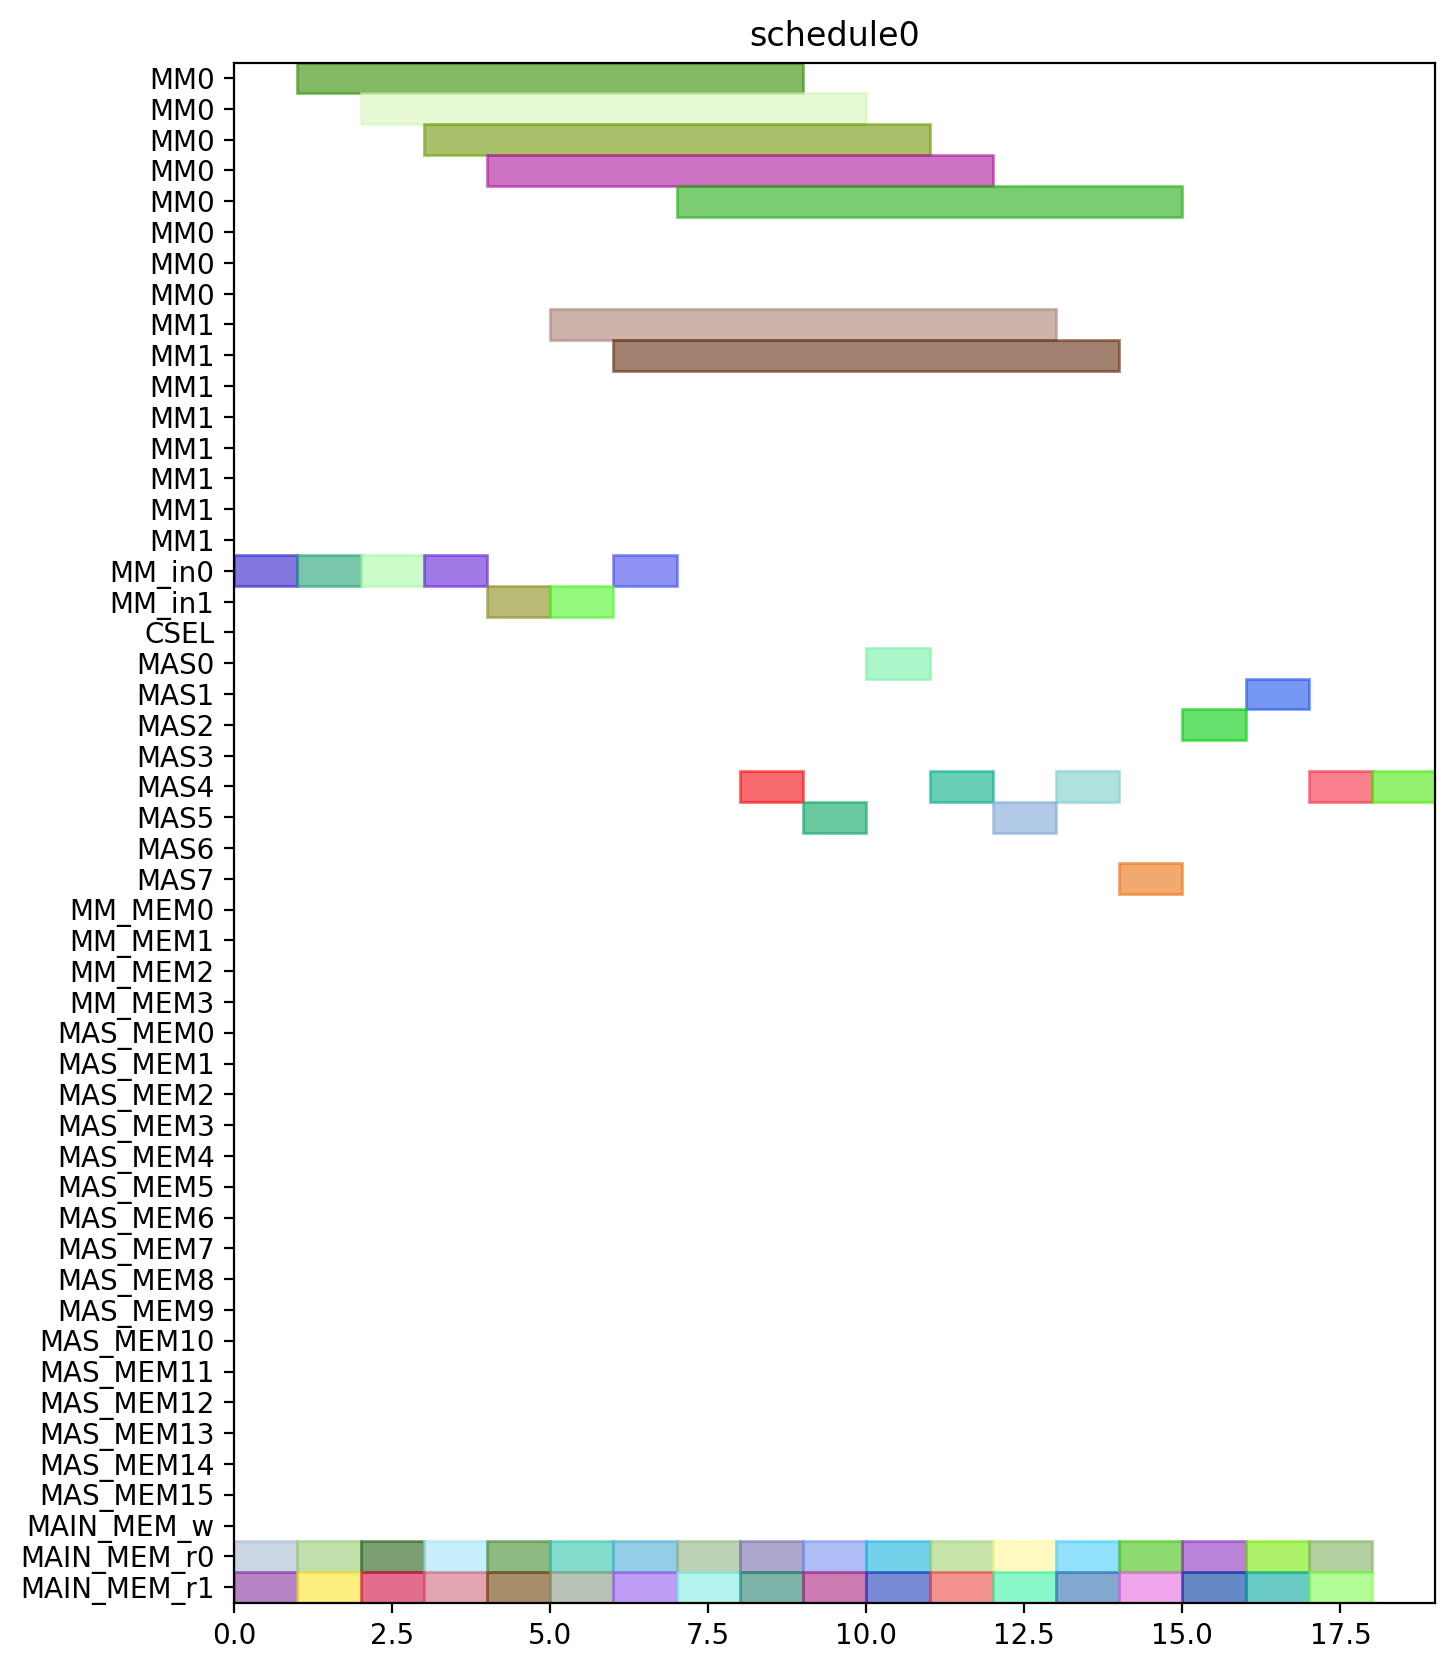

The Python source for this figure:
from pyschedule import Scenario, solvers, plotters, alt


def solve():
	horizon = 120
	S = Scenario("schedule0", horizon=horizon)

	# resource
	MM = S.Resources('MM', num=2, size=8)
	MM_in = S.Resources('MM_in', num=2)
	CSEL = S.Resource('CSEL')
	MAS = S.Resources('MAS', num=8, size=1, periods=range(1, horizon))
	MM_MEM = S.Resources('MM_MEM', num=4)
	MAS_MEM = S.Resources('MAS_MEM', num=16)
	MAIN_MEM_w = S.Resource('MAIN_MEM_w', size=1)
	MAIN_MEM_r = S.Resources('MAIN_MEM_r', num=2)

	# result of previous scheduling

	# new tasks
	t0_t0 = S.Task('t0_t0', length=1, delay_cost=1)
	t0_t0 += alt(MAS)
	t0_t0_mem0 = S.Task('t0_t0_mem0', length=1, delay_cost=1)
	t0_t0_mem0 += MAIN_MEM_r[0]
	S += t0_t0_mem0 <= t0_t0

	t0_t0_mem1 = S.Task('t0_t0_mem1', length=1, delay_cost=1)
	t0_t0_mem1 += MAIN_MEM_r[1]
	S += t0_t0_mem1 <= t0_t0

	t0_t1 = S.Task('t0_t1', length=1, delay_cost=1)
	t0_t1 += alt(MAS)
	t0_t1_mem0 = S.Task('t0_t1_mem0', length=1, delay_cost=1)
	t0_t1_mem0 += MAIN_MEM_r[0]
	S += t0_t1_mem0 <= t0_t1

	t0_t1_mem1 = S.Task('t0_t1_mem1', length=1, delay_cost=1)
	t0_t1_mem1 += MAIN_MEM_r[1]
	S += t0_t1_mem1 <= t0_t1

	t0_t3 = S.Task('t0_t3', length=8, delay_cost=1)
	t0_t3 += alt(MM)
	t0_t3_in = S.Task('t0_t3_in', length=1, delay_cost=1)
	t0_t3_in += alt(MM_in)
	S += t0_t3_in*MM_in[0]<=t0_t3*MM[0]
	S += t0_t3_in*MM_in[1]<=t0_t3*MM[1]
	t0_t3_mem0 = S.Task('t0_t3_mem0', length=1, delay_cost=1)
	t0_t3_mem0 += MAIN_MEM_r[0]
	S += t0_t3_mem0 <= t0_t3

	t0_t3_mem1 = S.Task('t0_t3_mem1', length=1, delay_cost=1)
	t0_t3_mem1 += MAIN_MEM_r[1]
	S += t0_t3_mem1 <= t0_t3

	t1_t0 = S.Task('t1_t0', length=1, delay_cost=1)
	t1_t0 += alt(MAS)
	t1_t0_mem0 = S.Task('t1_t0_mem0', length=1, delay_cost=1)
	t1_t0_mem0 += MAIN_MEM_r[0]
	S += t1_t0_mem0 <= t1_t0

	t1_t0_mem1 = S.Task('t1_t0_mem1', length=1, delay_cost=1)
	t1_t0_mem1 += MAIN_MEM_r[1]
	S += t1_t0_mem1 <= t1_t0

	t1_t1 = S.Task('t1_t1', length=1, delay_cost=1)
	t1_t1 += alt(MAS)
	t1_t1_mem0 = S.Task('t1_t1_mem0', length=1, delay_cost=1)
	t1_t1_mem0 += MAIN_MEM_r[0]
	S += t1_t1_mem0 <= t1_t1

	t1_t1_mem1 = S.Task('t1_t1_mem1', length=1, delay_cost=1)
	t1_t1_mem1 += MAIN_MEM_r[1]
	S += t1_t1_mem1 <= t1_t1

	t1_t3 = S.Task('t1_t3', length=8, delay_cost=1)
	t1_t3 += alt(MM)
	t1_t3_in = S.Task('t1_t3_in', length=1, delay_cost=1)
	t1_t3_in += alt(MM_in)
	S += t1_t3_in*MM_in[0]<=t1_t3*MM[0]
	S += t1_t3_in*MM_in[1]<=t1_t3*MM[1]
	t1_t3_mem0 = S.Task('t1_t3_mem0', length=1, delay_cost=1)
	t1_t3_mem0 += MAIN_MEM_r[0]
	S += t1_t3_mem0 <= t1_t3

	t1_t3_mem1 = S.Task('t1_t3_mem1', length=1, delay_cost=1)
	t1_t3_mem1 += MAIN_MEM_r[1]
	S += t1_t3_mem1 <= t1_t3

	t2_t2 = S.Task('t2_t2', length=1, delay_cost=1)
	t2_t2 += alt(MAS)
	t2_t2_mem0 = S.Task('t2_t2_mem0', length=1, delay_cost=1)
	t2_t2_mem0 += MAIN_MEM_r[0]
	S += t2_t2_mem0 <= t2_t2

	t2_t2_mem1 = S.Task('t2_t2_mem1', length=1, delay_cost=1)
	t2_t2_mem1 += MAIN_MEM_r[1]
	S += t2_t2_mem1 <= t2_t2

	t5_t0 = S.Task('t5_t0', length=8, delay_cost=1)
	t5_t0 += alt(MM)
	t5_t0_in = S.Task('t5_t0_in', length=1, delay_cost=1)
	t5_t0_in += alt(MM_in)
	S += t5_t0_in*MM_in[0]<=t5_t0*MM[0]
	S += t5_t0_in*MM_in[1]<=t5_t0*MM[1]
	t5_t0_mem0 = S.Task('t5_t0_mem0', length=1, delay_cost=1)
	t5_t0_mem0 += MAIN_MEM_r[0]
	S += t5_t0_mem0 <= t5_t0

	t5_t0_mem1 = S.Task('t5_t0_mem1', length=1, delay_cost=1)
	t5_t0_mem1 += MAIN_MEM_r[1]
	S += t5_t0_mem1 <= t5_t0

	t5_t1 = S.Task('t5_t1', length=8, delay_cost=1)
	t5_t1 += alt(MM)
	t5_t1_in = S.Task('t5_t1_in', length=1, delay_cost=1)
	t5_t1_in += alt(MM_in)
	S += t5_t1_in*MM_in[0]<=t5_t1*MM[0]
	S += t5_t1_in*MM_in[1]<=t5_t1*MM[1]
	t5_t1_mem0 = S.Task('t5_t1_mem0', length=1, delay_cost=1)
	t5_t1_mem0 += MAIN_MEM_r[0]
	S += t5_t1_mem0 <= t5_t1

	t5_t1_mem1 = S.Task('t5_t1_mem1', length=1, delay_cost=1)
	t5_t1_mem1 += MAIN_MEM_r[1]
	S += t5_t1_mem1 <= t5_t1

	t5_t2 = S.Task('t5_t2', length=1, delay_cost=1)
	t5_t2 += alt(MAS)
	t5_t2_mem0 = S.Task('t5_t2_mem0', length=1, delay_cost=1)
	t5_t2_mem0 += MAIN_MEM_r[0]
	S += t5_t2_mem0 <= t5_t2

	t5_t2_mem1 = S.Task('t5_t2_mem1', length=1, delay_cost=1)
	t5_t2_mem1 += MAIN_MEM_r[1]
	S += t5_t2_mem1 <= t5_t2

	t5_t3 = S.Task('t5_t3', length=1, delay_cost=1)
	t5_t3 += alt(MAS)
	t5_t3_mem0 = S.Task('t5_t3_mem0', length=1, delay_cost=1)
	t5_t3_mem0 += MAIN_MEM_r[0]
	S += t5_t3_mem0 <= t5_t3

	t5_t3_mem1 = S.Task('t5_t3_mem1', length=1, delay_cost=1)
	t5_t3_mem1 += MAIN_MEM_r[1]
	S += t5_t3_mem1 <= t5_t3

	t7_t0 = S.Task('t7_t0', length=1, delay_cost=1)
	t7_t0 += alt(MAS)
	t7_t0_mem0 = S.Task('t7_t0_mem0', length=1, delay_cost=1)
	t7_t0_mem0 += MAIN_MEM_r[0]
	S += t7_t0_mem0 <= t7_t0

	t7_t0_mem1 = S.Task('t7_t0_mem1', length=1, delay_cost=1)
	t7_t0_mem1 += MAIN_MEM_r[1]
	S += t7_t0_mem1 <= t7_t0

	t7_t1 = S.Task('t7_t1', length=1, delay_cost=1)
	t7_t1 += alt(MAS)
	t7_t1_mem0 = S.Task('t7_t1_mem0', length=1, delay_cost=1)
	t7_t1_mem0 += MAIN_MEM_r[0]
	S += t7_t1_mem0 <= t7_t1

	t7_t1_mem1 = S.Task('t7_t1_mem1', length=1, delay_cost=1)
	t7_t1_mem1 += MAIN_MEM_r[1]
	S += t7_t1_mem1 <= t7_t1

	t7_t3 = S.Task('t7_t3', length=8, delay_cost=1)
	t7_t3 += alt(MM)
	t7_t3_in = S.Task('t7_t3_in', length=1, delay_cost=1)
	t7_t3_in += alt(MM_in)
	S += t7_t3_in*MM_in[0]<=t7_t3*MM[0]
	S += t7_t3_in*MM_in[1]<=t7_t3*MM[1]
	t7_t3_mem0 = S.Task('t7_t3_mem0', length=1, delay_cost=1)
	t7_t3_mem0 += MAIN_MEM_r[0]
	S += t7_t3_mem0 <= t7_t3

	t7_t3_mem1 = S.Task('t7_t3_mem1', length=1, delay_cost=1)
	t7_t3_mem1 += MAIN_MEM_r[1]
	S += t7_t3_mem1 <= t7_t3

	t10_t0 = S.Task('t10_t0', length=8, delay_cost=1)
	t10_t0 += alt(MM)
	t10_t0_in = S.Task('t10_t0_in', length=1, delay_cost=1)
	t10_t0_in += alt(MM_in)
	S += t10_t0_in*MM_in[0]<=t10_t0*MM[0]
	S += t10_t0_in*MM_in[1]<=t10_t0*MM[1]
	t10_t0_mem0 = S.Task('t10_t0_mem0', length=1, delay_cost=1)
	t10_t0_mem0 += MAIN_MEM_r[0]
	S += t10_t0_mem0 <= t10_t0

	t10_t0_mem1 = S.Task('t10_t0_mem1', length=1, delay_cost=1)
	t10_t0_mem1 += MAIN_MEM_r[1]
	S += t10_t0_mem1 <= t10_t0

	t10_t1 = S.Task('t10_t1', length=8, delay_cost=1)
	t10_t1 += alt(MM)
	t10_t1_in = S.Task('t10_t1_in', length=1, delay_cost=1)
	t10_t1_in += alt(MM_in)
	S += t10_t1_in*MM_in[0]<=t10_t1*MM[0]
	S += t10_t1_in*MM_in[1]<=t10_t1*MM[1]
	t10_t1_mem0 = S.Task('t10_t1_mem0', length=1, delay_cost=1)
	t10_t1_mem0 += MAIN_MEM_r[0]
	S += t10_t1_mem0 <= t10_t1

	t10_t1_mem1 = S.Task('t10_t1_mem1', length=1, delay_cost=1)
	t10_t1_mem1 += MAIN_MEM_r[1]
	S += t10_t1_mem1 <= t10_t1

	t10_t2 = S.Task('t10_t2', length=1, delay_cost=1)
	t10_t2 += alt(MAS)
	t10_t2_mem0 = S.Task('t10_t2_mem0', length=1, delay_cost=1)
	t10_t2_mem0 += MAIN_MEM_r[0]
	S += t10_t2_mem0 <= t10_t2

	t10_t2_mem1 = S.Task('t10_t2_mem1', length=1, delay_cost=1)
	t10_t2_mem1 += MAIN_MEM_r[1]
	S += t10_t2_mem1 <= t10_t2

	t10_t3 = S.Task('t10_t3', length=1, delay_cost=1)
	t10_t3 += alt(MAS)
	t10_t3_mem0 = S.Task('t10_t3_mem0', length=1, delay_cost=1)
	t10_t3_mem0 += MAIN_MEM_r[0]
	S += t10_t3_mem0 <= t10_t3

	t10_t3_mem1 = S.Task('t10_t3_mem1', length=1, delay_cost=1)
	t10_t3_mem1 += MAIN_MEM_r[1]
	S += t10_t3_mem1 <= t10_t3

	solvers.mip.solve(S,msg=1,kind='CPLEX',ratio_gap=1.01)

	solution = [['hoge']*len(S.solution()[1]) for i in range(len(S.solution()))]
	for i in range(len(S.solution())):
		for j in range(len(S.solution()[i])):
			solution[i][j]=str(S.solution()[i][j])
	print(solution)

	cycles = int(solution[-1][3])

	pic_file_name = "/home/mfukuda/ABE/multiRAM_multiMAS_16mux/scheduling_result/stage8MM2_stage1MAS8/EP2_DBL_w_EVAL/schedule0.png"
	if(S.solution() != []):
		plotters.matplotlib.plot(S,img_filename=pic_file_name, show_task_labels=False, fig_size=(cycles*0.25+3, 10))

	return solution
